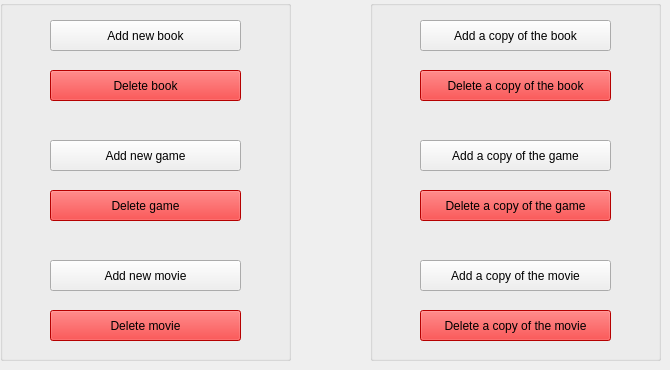
     <widget class="QWidget" name="admin">
      <widget class="QGroupBox" name="groupBox_13">
       <property name="geometry">
        <rect>
         <x>0</x>
         <y>0</y>
         <width>291</width>
         <height>361</height>
        </rect>
       </property>
       <property name="title">
        <string/>
       </property>
       <widget class="QPushButton" name="addBook">
        <property name="geometry">
         <rect>
          <x>50</x>
          <y>20</y>
          <width>191</width>
          <height>31</height>
         </rect>
        </property>
        <property name="text">
         <string>Add new book</string>
        </property>
       </widget>
       <widget class="QPushButton" name="deleteBook">
        <property name="geometry">
         <rect>
          <x>50</x>
          <y>70</y>
          <width>191</width>
          <height>31</height>
         </rect>
        </property>
        <property name="styleSheet">
         <string notr="true">background-color: #ff0000; color: black</string>
        </property>
        <property name="text">
         <string>Delete book</string>
        </property>
       </widget>
       <widget class="QPushButton" name="addGame">
        <property name="geometry">
         <rect>
          <x>50</x>
          <y>140</y>
          <width>191</width>
          <height>31</height>
         </rect>
        </property>
        <property name="text">
         <string>Add new game</string>
        </property>
       </widget>
       <widget class="QPushButton" name="deleteGame">
        <property name="geometry">
         <rect>
          <x>50</x>
          <y>190</y>
          <width>191</width>
          <height>31</height>
         </rect>
        </property>
        <property name="styleSheet">
         <string notr="true">background-color: #ff0000; color: black</string>
        </property>
        <property name="text">
         <string>Delete game</string>
        </property>
       </widget>
       <widget class="QPushButton" name="deleteMovie">
        <property name="geometry">
         <rect>
          <x>50</x>
          <y>310</y>
          <width>191</width>
          <height>31</height>
         </rect>
        </property>
        <property name="styleSheet">
         <string notr="true">background-color: #ff0000; color: black</string>
        </property>
        <property name="text">
         <string>Delete movie</string>
        </property>
       </widget>
       <widget class="QPushButton" name="addMovie">
        <property name="geometry">
         <rect>
          <x>50</x>
          <y>260</y>
          <width>191</width>
          <height>31</height>
         </rect>
        </property>
        <property name="text">
         <string>Add new movie</string>
        </property>
       </widget>
      </widget>
      <widget class="QGroupBox" name="groupBox_14">
       <property name="geometry">
        <rect>
         <x>370</x>
         <y>0</y>
         <width>291</width>
         <height>361</height>
        </rect>
       </property>
       <property name="title">
        <string/>
       </property>
       <widget class="QPushButton" name="addBookStock">
        <property name="geometry">
         <rect>
          <x>50</x>
          <y>20</y>
          <width>191</width>
          <height>31</height>
         </rect>
        </property>
        <property name="text">
         <string>Add a copy of the book</string>
        </property>
       </widget>
       <widget class="QPushButton" name="deleteBookStock">
        <property name="geometry">
         <rect>
          <x>50</x>
          <y>70</y>
          <width>191</width>
          <height>31</height>
         </rect>
        </property>
        <property name="styleSheet">
         <string notr="true">background-color: #ff0000; color: black</string>
        </property>
        <property name="text">
         <string>Delete a copy of the book</string>
        </property>
       </widget>
       <widget class="QPushButton" name="addGameStock">
        <property name="geometry">
         <rect>
          <x>50</x>
          <y>140</y>
          <width>191</width>
          <height>31</height>
         </rect>
        </property>
        <property name="text">
         <string>Add a copy of the game</string>
        </property>
       </widget>
       <widget class="QPushButton" name="deleteGameStock">
        <property name="geometry">
         <rect>
          <x>50</x>
          <y>190</y>
          <width>191</width>
          <height>31</height>
         </rect>
        </property>
        <property name="styleSheet">
         <string notr="true">background-color: #ff0000; color: black</string>
        </property>
        <property name="text">
         <string>Delete a copy of the game</string>
        </property>
       </widget>
       <widget class="QPushButton" name="deleteMovieStock">
        <property name="geometry">
         <rect>
          <x>50</x>
          <y>310</y>
          <width>191</width>
          <height>31</height>
         </rect>
        </property>
        <property name="styleSheet">
         <string notr="true">background-color: #ff0000; color: black</string>
        </property>
        <property name="text">
         <string>Delete a copy of the movie</string>
        </property>
       </widget>
       <widget class="QPushButton" name="addMovieStock">
        <property name="geometry">
         <rect>
          <x>50</x>
          <y>260</y>
          <width>191</width>
          <height>31</height>
         </rect>
        </property>
        <property name="text">
         <string>Add a copy of the movie</string>
        </property>
       </widget>
      </widget>
     </widget>
